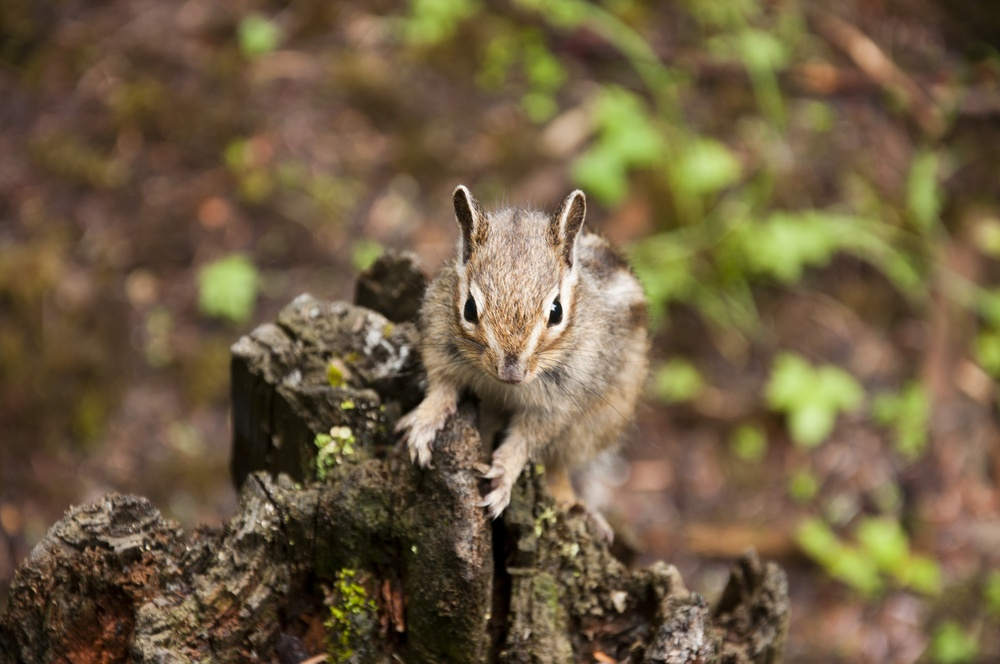
#> input picture resources/Squirrel.jpg, 1000 x 664 px, shrunk from 4288 x 2848 before the run, given in place of the camera
$ python CornerDetect_Video.py
#> lines starting #> are read from the running program, lines starting #| are printed output that depends on the picture; after the words box and inside, x2 and y2 are one past the last pixel; in counts of white or black regions, pixels touching at a corner belong together
import cv2


cap = cv2.VideoCapture(0)
cv2.namedWindow('Display', cv2.WINDOW_NORMAL)
while True:
    ret, frame = cap.read()
#> frame is the input picture: shape (664, 1000, 3); mean B, G, R 65.7, 94, 111
    gray = cv2.cvtColor(frame, cv2.COLOR_BGR2GRAY)
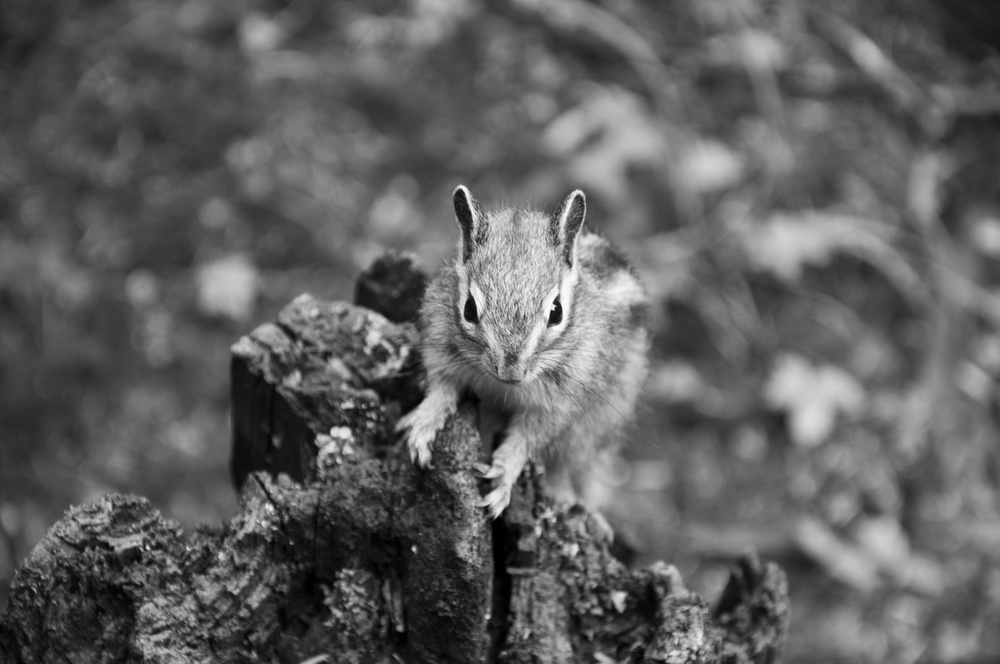
#> gray: shape (664, 1000); min 0, max 254, mean 95.8

    # Harris角点检测
    dst = cv2.cornerHarris(gray, 3, 23, 0.04)
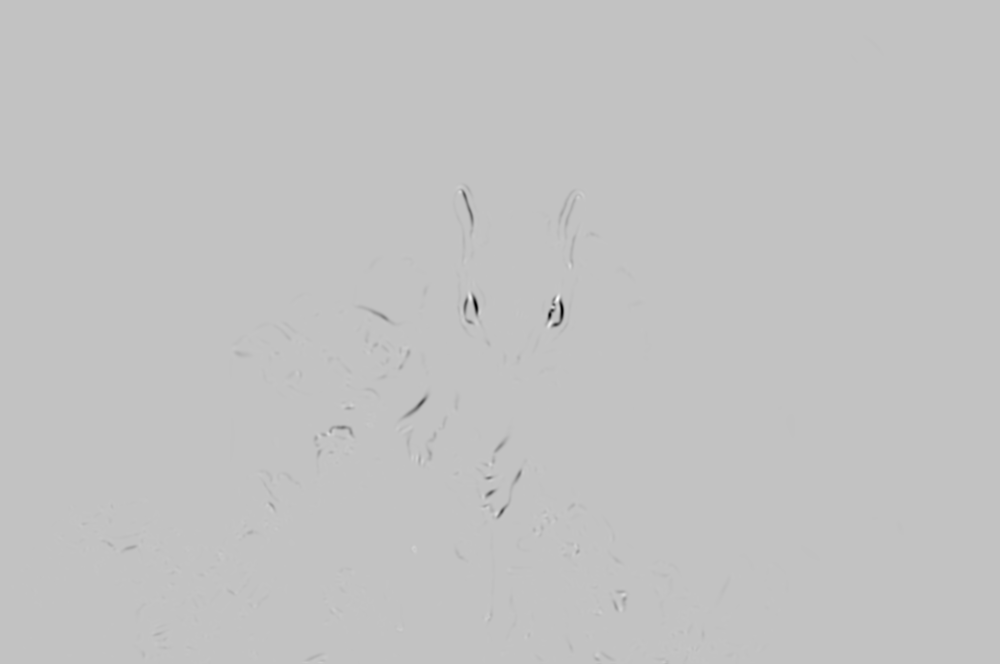
#> dst: shape (664, 1000) float32; min -2.21e+20, max 6.82e+19, mean -2.81e+17; drawn with min black and max white
    harrisCorner = frame.copy()
    harrisCorner[dst > 0.01 * dst.max()] = [0, 0, 255]
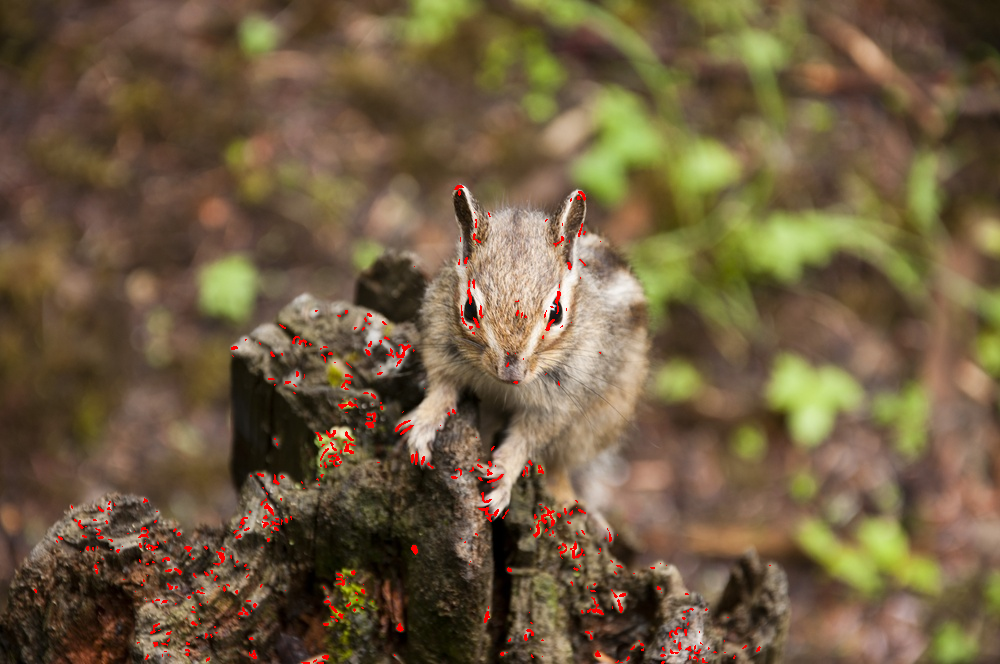
#> harrisCorner: shape (664, 1000, 3); 0.89% of pixels changed, all inside (x1, y1, x2, y2) = (34, 185, 771, 664)

    # SIFT特征检测，收费
    # sift = cv2.xfeatures2d.SIFT_create()
    # keypoints, descriptors = sift.detectAndCompute(gray, mask=None)
    # siftCorner = frame.copy()
    # cv2.drawKeypoints(siftCorner, keypoints, siftCorner, (0, 0, 255),
    #                   cv2.DRAW_MATCHES_FLAGS_DRAW_RICH_KEYPOINTS)

    # SURF特征检测，收费
    # surf = cv2.xfeatures2d.SURF_create()
    # keypoints, descriptors = surf.detectAndCompute(gray, mask=None)
    # surfCorner = frame.copy()
    # cv2.drawKeypoints(surfCorner, keypoints, surfCorner, (0, 0, 255),
    #                   cv2.DRAW_MATCHES_FLAGS_DRAW_RICH_KEYPOINTS)

    # ORB模型
    orb = cv2.ORB_create()
    keypoints, descriptors = orb.detectAndCompute(gray, mask=None)
#> keypoints = 500 keypoints; strongest (x, y, size): (551, 311, 31), (554, 306, 31), (553, 309, 31), (552, 307, 44.6)
    orbCorner = frame.copy()
    # cv2.drawKeypoints(orbCorner, keypoints, orbCorner, (0, 0, 255),
    #                   cv2.DRAW_MATCHES_FLAGS_DRAW_RICH_KEYPOINTS)
    cv2.drawKeypoints(orbCorner, keypoints, orbCorner, (0, 0, 255),
                      cv2.DRAW_MATCHES_FLAGS_NOT_DRAW_SINGLE_POINTS)
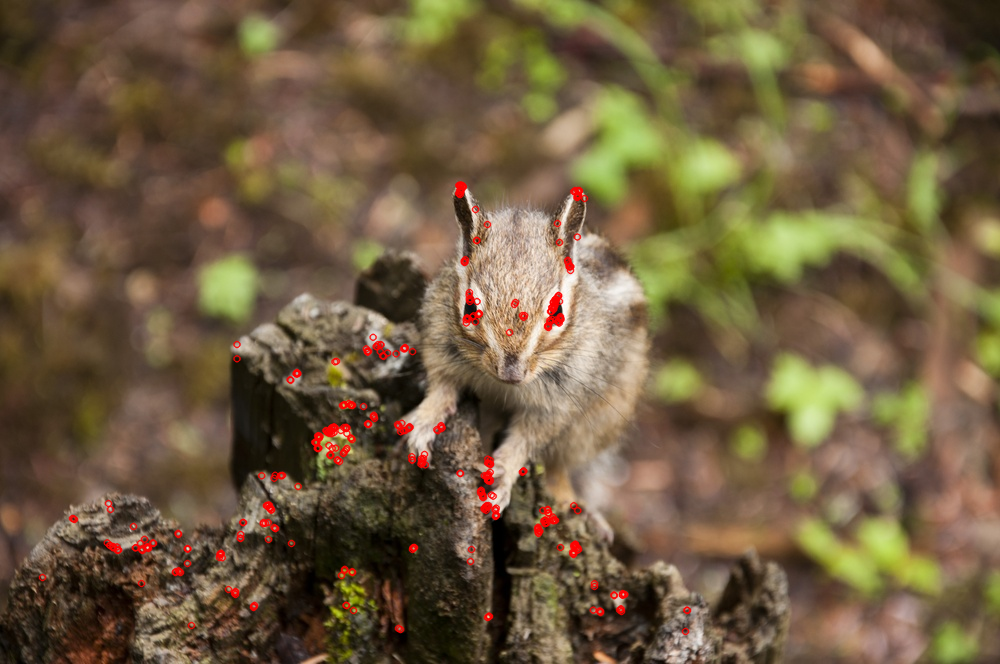
#> orbCorner: shape (664, 1000, 3); 1.52% of pixels changed, all inside (x1, y1, x2, y2) = (38, 180, 692, 636)


    cv2.imshow('Display', cv2.hconcat((harrisCorner, orbCorner)))
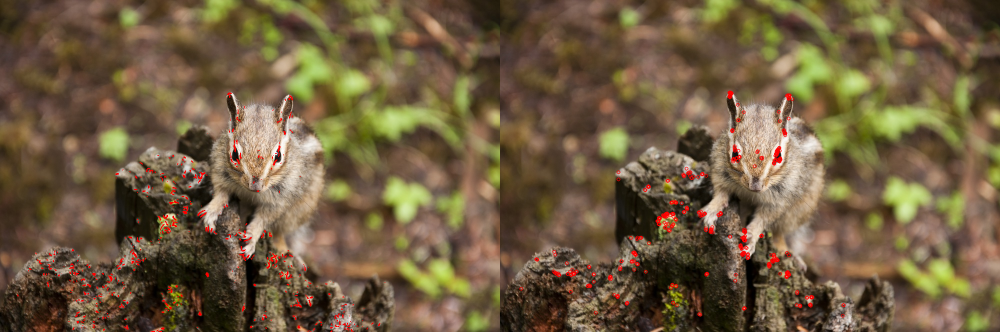
#> window 'Display': shape (664, 2000, 3) (shown at 1/2 size); mean B, G, R 64.9, 92.9, 112.1
    if cv2.waitKey(1) == 27:
#> (key Esc is pressed here)
        break


cap.release()
cv2.destroyAllWindows()
